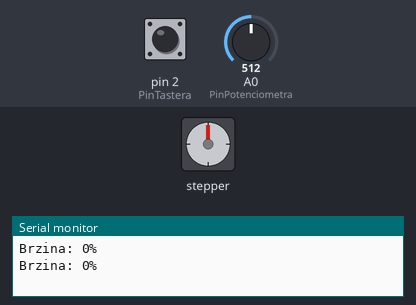
The sketch below on a simulated Arduino Uno, built with avr-gcc and run on an emulated ATmega328P. Parts: stepper motor, the last lines printed to the serial monitor. Inputs (shaded band) come from the test bench; at power-on: pin 2 (PinTastera) HIGH, A0 (PinPotenciometra) = 512. Stepper angles assume 2048 steps per turn.

Above: at 1.2 s.
1.3 s: pin 2 (PinTastera) pulled LOW for 0.15 s
At 1.96 s:
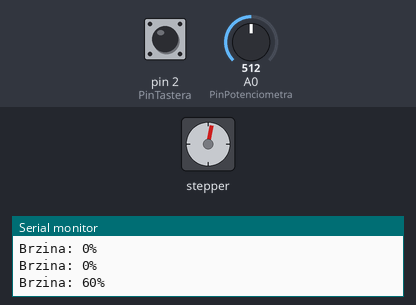
At 2.57 s:
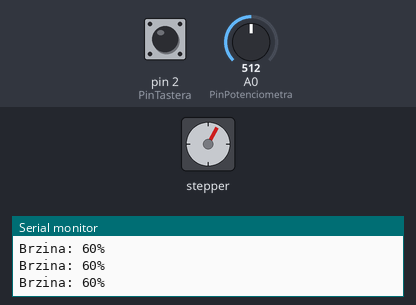
4.3 s: A0 (PinPotenciometra) set to 716
7.3 s: A0 (PinPotenciometra) set to 511
10.3 s: A0 (PinPotenciometra) set to 306
13.3 s: pin 2 (PinTastera) pulled LOW for 1 s
At 13.3 s:
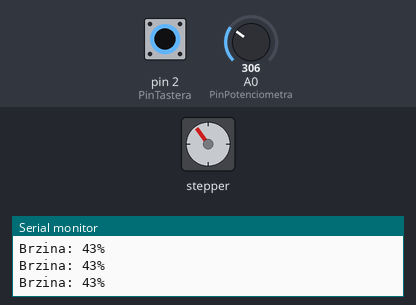
15.8 s: pin 2 (PinTastera) pulled LOW for 0.15 s
At 16.4 s:
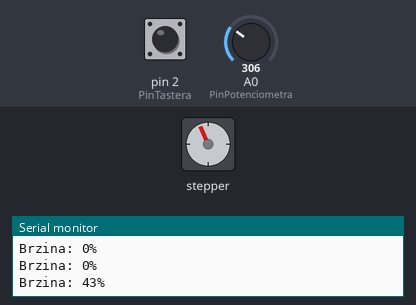
Timing chart, 0 to 19.8 s (numbered marks = the images above; inputs shaded):
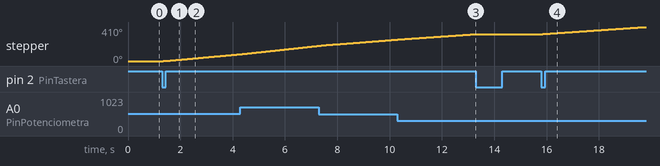

Measured:
- after the input at 1.3 s, stepper: keeps turning clockwise at about 28°/s, starting after 0.05 s
- after the input at 13.3 s, stepper: stops changing and stays 324°
- after the input at 15.8 s, stepper: keeps turning clockwise at about 22°/s, starting at once

The sketch:

4ETR-B28-program.ino
```cpp
// Dodajemo standardnu biblioteku za rad sa step motorima
#include <Stepper.h>
#include <TimerOne.h>

// Pinovi ULN2003 kontrolera (kako je kontroler povezan sa mikrokontrolerom)
const int IN1 = 8;
const int IN2 = 9;
const int IN3 = 10;
const int IN4 = 11;

// Broj koraka po jednom obrtaju motora
const int KoraciPoObr = 2048;  // (na osnovu specifikacija step motora)

// Kreiranje i inicijalizacija Stepper objekta mojStpMot sa datim pinovima
Stepper mojStpMot(KoraciPoObr, IN1, IN3, IN2, IN4);
const int PinTastera = 2;                  // pin na koji je povezan taster
const int PinPotenciometra = A0;           // pin potenciometra
const unsigned long timerPeriod = 500000;  // perioda tajmera u ms -> 0.5s
int ADVrednost;                            // vrednost na analognom ulazu (rezultat AD konverzije)
volatile boolean ukljucen = false;         // stanje motora: da li je ukljucen ili nije
const int minRazmak = 2, maxRazmak = 10;   // minimalni i maksimalni razmak u ms

void TasterISR() {
  // servisna rutina prekida (ISR), koja se izvrsava
  // svaki put kada se detektuje pritisak tastera na pinu PinTastera
  ukljucen = !ukljucen;  // menjamo vrednost globalne promenljive ukljucen
}

void TimerISR() {
  // Ispis brzine step motora u procentima
  Serial.print("Brzina: ");
  if (ukljucen) {
    ADVrednost = analogRead(PinPotenciometra);        //uzima se vrednost sa analognog ulaza...
    Serial.print(map(ADVrednost, 0, 1023, 20, 100));  // mapiranje vrednosti sa potenciometra u procente brzine -> 20-100%)
  } else {
    Serial.print(0);
  }
  Serial.println("%");
}

void setup() {
  // inicijalizacija ulaznog pina sa internim Pull-Up otpornikom
  pinMode(PinTastera, INPUT_PULLUP);
  // Aktiviranje interapta na pinu PinTastera, sa prek rutinom TasterISR
  attachInterrupt(digitalPinToInterrupt(PinTastera), TasterISR, FALLING);
  // Inicijalizacija serijske komunikacije sa racunarom na 9600 bps
  Serial.begin(9600);
  Timer1.initialize(timerPeriod);
  Timer1.attachInterrupt(TimerISR);
}

void loop() {
  if (ukljucen) {
    mojStpMot.step(1);  // motor pravi jedan korak
    delay(map(ADVrednost, 0, 1023, maxRazmak, minRazmak));
  }
}
```
